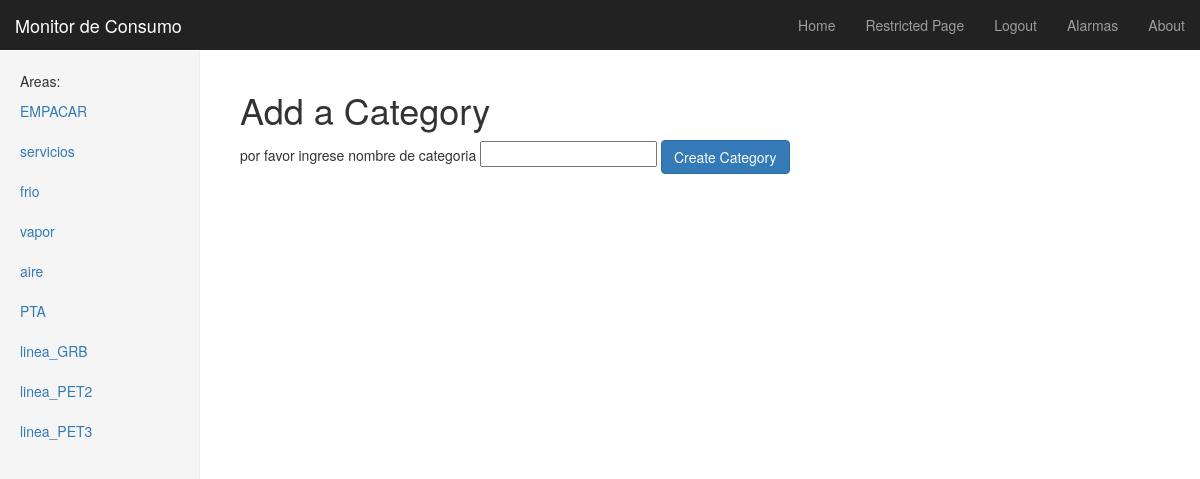
The app's page /rango/add_category/ (signed in) with its own data.
### rango/models.py (models this page shows, shortened)
class Medidor(models.Model):
    nombre = models.CharField(max_length = 128, unique = True)
    area = models.CharField(max_length = 128, default="planta")
    descripcion = models.TextField(null=True)
    slug = models.SlugField(null=True)

### rango/views.py (the view)
@login_required
def add_category(request):
    if request.method == 'POST':
	form = CategoryForm(request.POST)
	if form.is_valid():
	    form.save(commit=True) #IMPORTANTE!!
	    return index(request)
	else:
	    print form.errors
    else:
	form = CategoryForm()
    return render(request, 'rango/add_category.html', {'form':form})

### rango/forms.py
class CategoryForm(forms.ModelForm):
    name = forms.CharField(max_length=128, help_text="por favor ingrese nombre de categoria")
    views = forms.IntegerField(widget=forms.HiddenInput(),initial=0)
    likes = forms.IntegerField(widget=forms.HiddenInput(),initial=0)
    slug = forms.CharField(widget=forms.HiddenInput(),required=False)
    class Meta:
        model=Category
	fields = ('name',)

### rango/templatetags/rango_extras.py (called while the page is built)
@register.inclusion_tag('rango/side_areas.html')
def get_areas_list(med=None):
	return {'areas': Medidor.objects.all(), 'act_med': med}

### templates/rango/add_category.html (shortened to what this page needs)
{% extends 'base.html' %}
{% load staticfiles %}
{% block body_block %}
        <h1>Add a Category</h1>
        <form id="category_form" method="post" action="{% url 'add_category' %}">
            {% for field in form.visible_fields %}
                {{ field.help_text }}
                {{ field }}
            {% endfor %}
            <button class="btn btn-primary" type="submit" name="submit" > Create Category </button>
        </form>
 {% endblock %}

### templates/rango/side_areas.html
{% if areas %}
    <ul class="nav nav-sidebar">
    {% for area in areas %}
        {% if area == act_med %}
        	<li  class="active" >
        {% else  %}
        	<li>
        {% endif %}
           	<a href="{% url 'medidor'  area.slug %}">{{ area.nombre }}</a></li>
    {% endfor %}
{% else %}
    <li> <strong >No hay medidores presentes.</strong></li>
    </ul>
{% endif %}

### static/css/dashboard.css (style rules this page uses)
body { padding-top: 50px; }
.nav-sidebar { margin-right: -21px; margin-bottom: 20px; margin-left: -20px; }
.nav-sidebar > li > a { padding-right: 20px; padding-left: 20px; }

### records on screen
Medidor: nombre "EMPACAR"
Medidor: nombre "servicios"
Medidor: nombre "frio"
Medidor: nombre "vapor"
Medidor: nombre "aire"
Medidor: nombre "PTA"
Medidor: nombre "linea_GRB"
Medidor: nombre "linea_PET2"
Medidor: nombre "linea_PET3"

### other values on screen
{{ field.help_text }} "por favor ingrese nombre de categoria"
